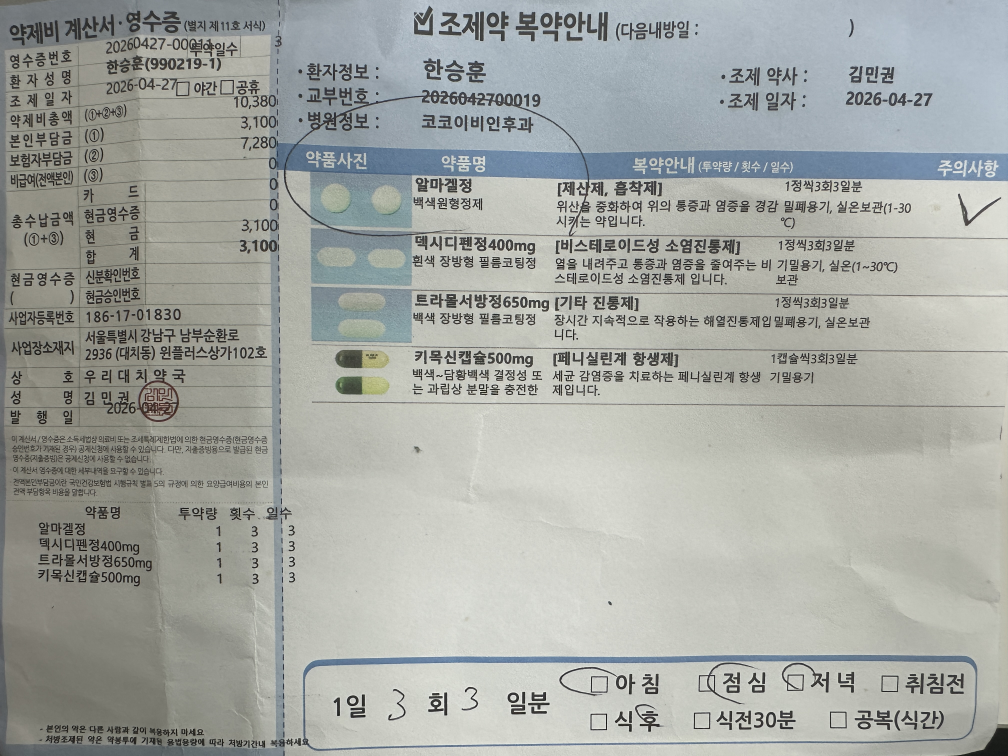
#> input picture ocr-samples/sample1.jpg, 4032 x 3024 px (shown at 1/4 size)
$ python -i image_preprocessing.py   (imports and definitions only)   (older library calls are emulated)
#> lines starting #> are read from the running program, lines starting #| are printed output that depends on the picture; after the words box and inside, x2 and y2 are one past the last pixel; in counts of white or black regions, pixels touching at a corner belong together
import cv2
import numpy as np


def preprocess_prescription_image(image: np.ndarray) -> np.ndarray:
    normalized = _normalize_image(image)
    document_image = _warp_document_if_confident(normalized)
    # 흑백화
    grayscale = cv2.cvtColor(document_image, cv2.COLOR_RGB2GRAY)
    deskewed = _deskew_image(grayscale)

    # 대비 강화
    clahe = cv2.createCLAHE(clipLimit=1.6, tileGridSize=(8, 8))
    enhanced = clahe.apply(deskewed)

    # 노이즈 제거
    denoised = cv2.fastNlMeansDenoising(enhanced, None, 8, 7, 21)

    # 글자 경계 또렷하게
    blurred = cv2.GaussianBlur(denoised, (0, 0), 1.2)
    sharpened = cv2.addWeighted(denoised, 1.25, blurred, -0.25, 0)

    # 이미지 확대
    resized = cv2.resize(sharpened, None, fx=1.5, fy=1.5, interpolation=cv2.INTER_CUBIC)

    return cv2.cvtColor(resized, cv2.COLOR_GRAY2RGB)


def assess_image_quality(image: np.ndarray) -> dict[str, float | int | str]:
    normalized = _normalize_image(image)
    grayscale = cv2.cvtColor(normalized, cv2.COLOR_RGB2GRAY)
    height, width = grayscale.shape[:2]
    blur_score = float(cv2.Laplacian(grayscale, cv2.CV_64F).var())
    brightness = float(np.mean(grayscale))
    contrast = float(np.std(grayscale))

    warnings: list[str] = []
    if min(width, height) < 700:
        warnings.append("low_resolution")
    if blur_score < 80:
        warnings.append("blurry")
    if brightness < 75:
        warnings.append("too_dark")
    if brightness > 225:
        warnings.append("too_bright")
    if contrast < 35:
        warnings.append("low_contrast")

    return {
        "width": int(width),
        "height": int(height),
        "blurScore": round(blur_score, 2),
        "brightness": round(brightness, 2),
        "contrast": round(contrast, 2),
        "warnings": ",".join(warnings),
    }


def _deskew_image(grayscale: np.ndarray) -> np.ndarray:
    _, binary = cv2.threshold(grayscale, 0, 255, cv2.THRESH_BINARY_INV + cv2.THRESH_OTSU)
    coords = np.column_stack(np.where(binary > 0))
    if len(coords) < 300:
        return grayscale

    angle = cv2.minAreaRect(coords)[-1]
    if angle < -45:
        angle = -(90 + angle)
    else:
        angle = -angle

    if abs(angle) < 0.3 or abs(angle) > 8:
        return grayscale

    height, width = grayscale.shape[:2]
    matrix = cv2.getRotationMatrix2D((width / 2, height / 2), angle, 1.0)
    return cv2.warpAffine(
        grayscale,
        matrix,
        (width, height),
        flags=cv2.INTER_CUBIC,
        borderMode=cv2.BORDER_REPLICATE,
    )


def _warp_document_if_confident(image: np.ndarray) -> np.ndarray:
    grayscale = cv2.cvtColor(image, cv2.COLOR_RGB2GRAY)
    blurred = cv2.GaussianBlur(grayscale, (5, 5), 0)
    edges = cv2.Canny(blurred, 60, 180)
    contours, _ = cv2.findContours(edges, cv2.RETR_EXTERNAL, cv2.CHAIN_APPROX_SIMPLE)
    if not contours:
        return image

    image_area = image.shape[0] * image.shape[1]
    for contour in sorted(contours, key=cv2.contourArea, reverse=True)[:5]:
        area = cv2.contourArea(contour)
        if area < image_area * 0.35:
            continue

        perimeter = cv2.arcLength(contour, True)
        approx = cv2.approxPolyDP(contour, 0.02 * perimeter, True)
        if len(approx) != 4:
            continue

        points = approx.reshape(4, 2).astype(np.float32)
        ordered = _order_points(points)
        width_a = np.linalg.norm(ordered[2] - ordered[3])
        width_b = np.linalg.norm(ordered[1] - ordered[0])
        height_a = np.linalg.norm(ordered[1] - ordered[2])
        height_b = np.linalg.norm(ordered[0] - ordered[3])
        target_width = int(max(width_a, width_b))
        target_height = int(max(height_a, height_b))
        if target_width < 500 or target_height < 500:
            continue

        aspect_ratio = target_width / max(target_height, 1)
        if not 0.35 <= aspect_ratio <= 3.2:
            continue

        destination = np.array(
            [
                [0, 0],
                [target_width - 1, 0],
                [target_width - 1, target_height - 1],
                [0, target_height - 1],
            ],
            dtype=np.float32,
        )
        matrix = cv2.getPerspectiveTransform(ordered, destination)
        return cv2.warpPerspective(image, matrix, (target_width, target_height), borderMode=cv2.BORDER_REPLICATE)

    return image


def _order_points(points: np.ndarray) -> np.ndarray:
    ordered = np.zeros((4, 2), dtype=np.float32)
    point_sum = points.sum(axis=1)
    point_diff = np.diff(points, axis=1)
    ordered[0] = points[np.argmin(point_sum)]
    ordered[2] = points[np.argmax(point_sum)]
    ordered[1] = points[np.argmin(point_diff)]
    ordered[3] = points[np.argmax(point_diff)]
    return ordered


def _normalize_image(image: np.ndarray) -> np.ndarray:
    # 픽셀 타입을 uint8로 변환
    if image.dtype != np.uint8:
        image = np.clip(image, 0, 255).astype(np.uint8)

    # 흑백 -> RGB
    if image.ndim == 2:
        return cv2.cvtColor(image, cv2.COLOR_GRAY2RGB)

    # A(투명도) 제거
    if image.ndim == 3 and image.shape[2] == 4:
        return cv2.cvtColor(image, cv2.COLOR_RGBA2RGB)

    return image

>>> import cv2
>>> picture = cv2.cvtColor(cv2.imread('../../../../ocr-samples/sample1.jpg'), cv2.COLOR_BGR2RGB)
>>> result = preprocess_prescription_image(picture)
#> in _warp_document_if_confident, `grayscale = cv2.cvtColor(image, cv2.COLOR_RGB2GRAY)`:
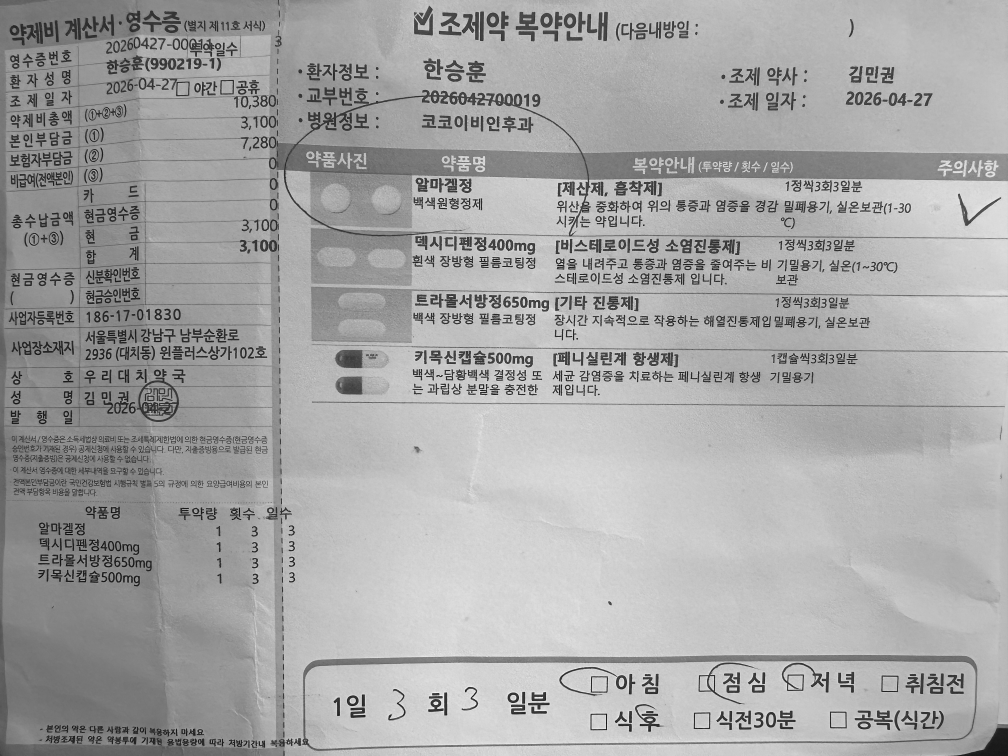
#> grayscale: shape (3024, 4032) (shown at 1/4 size); min 0, max 255, mean 166.1
#> in _warp_document_if_confident, `edges = cv2.Canny(blurred, 60, 180)`:
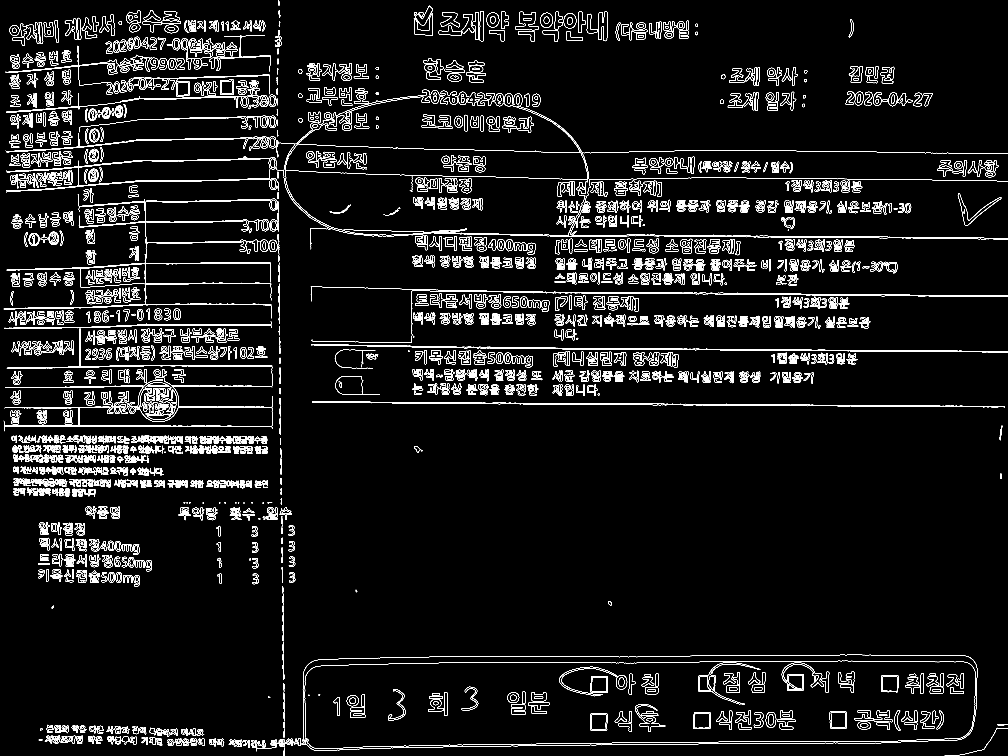
#> edges: shape (3024, 4032) (shown at 1/4 size); 3% white in thin lines or dots
#> in _warp_document_if_confident, `contours, _ = cv2.findContours(edges, cv2.RETR_EXTERNAL, cv2.CHAIN_APP..`: contours = 1957 contours, 402 with area under 20; largest, box (x1, y1, x2, y2) and area: (1206, 2619, 3910, 3004) 949320, (560, 1529, 708, 1634) 9081, (1341, 1505, 1520, 1579) 7029, (2063, 47, 2154, 121) 4116, (3831, 774, 4005, 904) 3673
#> the loop in _warp_document_if_confident, `for contour in sorted(contours, key=cv2.contourArea, reverse=True)[:5]:` made 5 passes
#> area on passes 1 to 5: 949320, 9081, 7029, 4116.5, 3673
#> in _deskew_image, `_, binary = cv2.threshold(grayscale, 0, 255, cv2.THRESH_BINARY_INV + c..`:
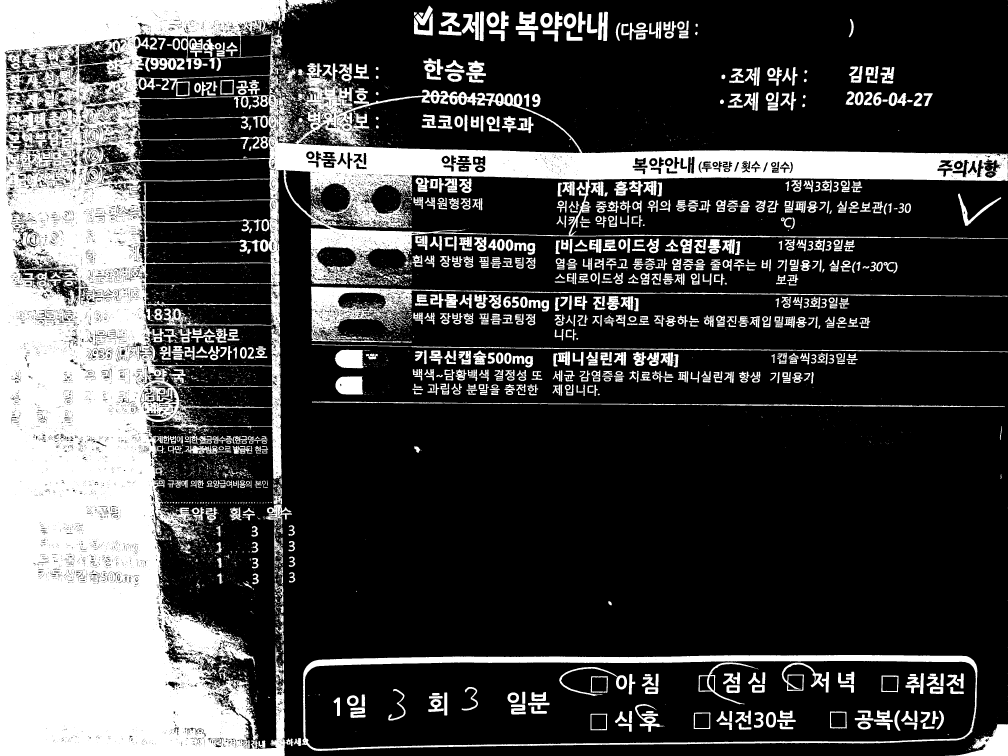
#> binary: shape (3024, 4032) (shown at 1/4 size); 26.4% white; 8419 white regions (6948 under 20 px), largest, box (x1, y1, x2, y2) and area: (0, 0, 4032, 3024) 2430795, (1206, 2620, 3910, 3004) 87623, (1244, 1147, 4030, 1371) 47939
#> in _deskew_image, `coords = np.column_stack(np.where(binary > 0))`: coords = 3214134 pairs, first value 0 to 3023, second value 0 to 4031
#> in _deskew_image, `angle = cv2.minAreaRect(coords)[-1]`: angle = -90
#> in _deskew_image, `angle = -(90 + angle)`: angle = 0
#> in preprocess_prescription_image, `enhanced = clahe.apply(deskewed)`:
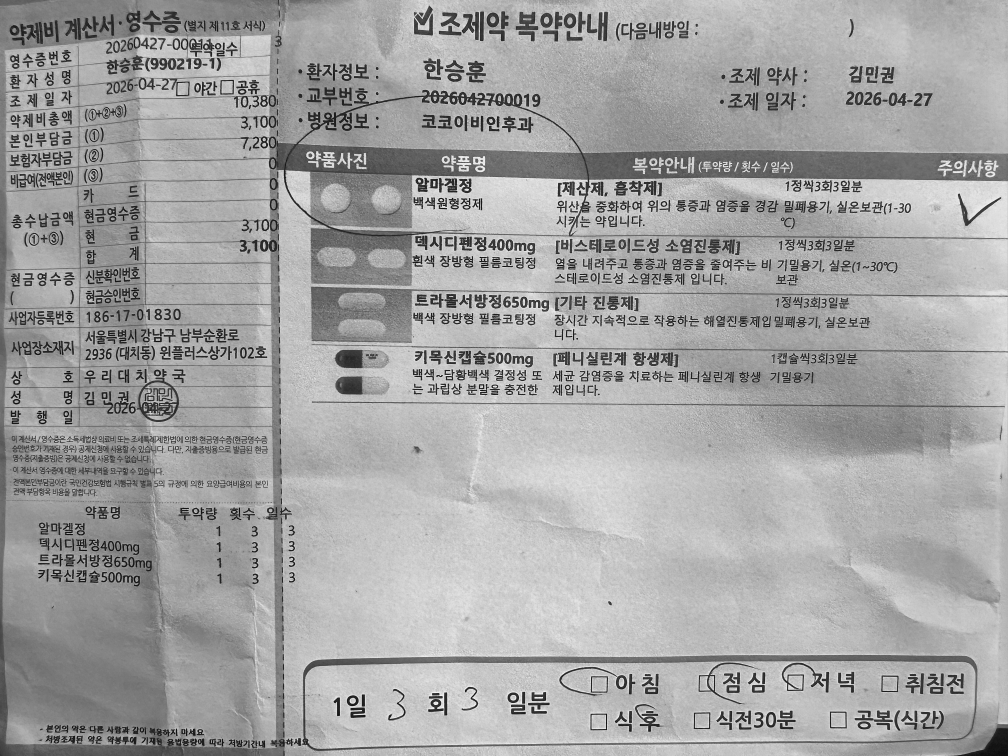
#> enhanced: shape (3024, 4032) (shown at 1/4 size); min 0, max 255, mean 163.4
